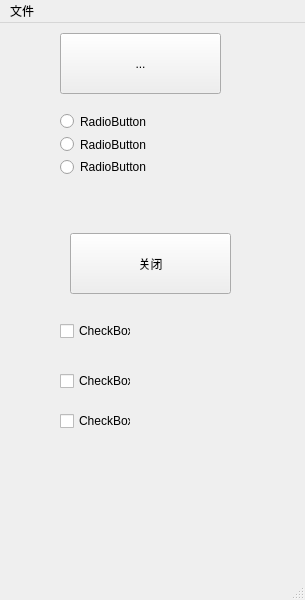
<?xml version="1.0" encoding="UTF-8"?>
<ui version="4.0">
 <class>MainWindow</class>
 <widget class="QMainWindow" name="MainWindow">
  <property name="geometry">
   <rect>
    <x>0</x>
    <y>0</y>
    <width>305</width>
    <height>600</height>
   </rect>
  </property>
  <property name="windowTitle">
   <string>MainWindow</string>
  </property>
  <widget class="QWidget" name="centralwidget">
   <widget class="QPushButton" name="button1">
    <property name="geometry">
     <rect>
      <x>70</x>
      <y>210</y>
      <width>161</width>
      <height>61</height>
     </rect>
    </property>
    <property name="text">
     <string>关闭</string>
    </property>
   </widget>
   <widget class="QToolButton" name="toolButton">
    <property name="geometry">
     <rect>
      <x>60</x>
      <y>10</y>
      <width>161</width>
      <height>61</height>
     </rect>
    </property>
    <property name="text">
     <string>...</string>
    </property>
   </widget>
   <widget class="QCheckBox" name="checkBox">
    <property name="geometry">
     <rect>
      <x>60</x>
      <y>300</y>
      <width>71</width>
      <height>16</height>
     </rect>
    </property>
    <property name="text">
     <string>CheckBox</string>
    </property>
   </widget>
   <widget class="QCheckBox" name="checkBox_2">
    <property name="geometry">
     <rect>
      <x>60</x>
      <y>350</y>
      <width>71</width>
      <height>16</height>
     </rect>
    </property>
    <property name="text">
     <string>CheckBox</string>
    </property>
   </widget>
   <widget class="QCheckBox" name="checkBox_3">
    <property name="geometry">
     <rect>
      <x>60</x>
      <y>390</y>
      <width>71</width>
      <height>16</height>
     </rect>
    </property>
    <property name="text">
     <string>CheckBox</string>
    </property>
   </widget>
   <widget class="QWidget" name="">
    <property name="geometry">
     <rect>
      <x>60</x>
      <y>90</y>
      <width>91</width>
      <height>62</height>
     </rect>
    </property>
    <layout class="QVBoxLayout" name="verticalLayout">
     <item>
      <widget class="QRadioButton" name="radioButton">
       <property name="text">
        <string>RadioButton</string>
       </property>
      </widget>
     </item>
     <item>
      <widget class="QRadioButton" name="radioButton_2">
       <property name="text">
        <string>RadioButton</string>
       </property>
      </widget>
     </item>
     <item>
      <widget class="QRadioButton" name="radioButton_3">
       <property name="text">
        <string>RadioButton</string>
       </property>
      </widget>
     </item>
    </layout>
   </widget>
  </widget>
  <widget class="QMenuBar" name="menubar">
   <property name="geometry">
    <rect>
     <x>0</x>
     <y>0</y>
     <width>305</width>
     <height>23</height>
    </rect>
   </property>
   <widget class="QMenu" name="menu">
    <property name="title">
     <string>文件</string>
    </property>
    <addaction name="actionnew"/>
    <addaction name="actionopen"/>
   </widget>
   <addaction name="menu"/>
  </widget>
  <widget class="QStatusBar" name="statusbar"/>
  <action name="actionnew">
   <property name="text">
    <string>new</string>
   </property>
  </action>
  <action name="actionopen">
   <property name="text">
    <string>open</string>
   </property>
  </action>
 </widget>
 <resources/>
 <connections>
  <connection>
   <sender>button1</sender>
   <signal>clicked()</signal>
   <receiver>MainWindow</receiver>
   <slot>close()</slot>
   <hints>
    <hint type="sourcelabel">
     <x>120</x>
     <y>153</y>
    </hint>
    <hint type="destinationlabel">
     <x>399</x>
     <y>299</y>
    </hint>
   </hints>
  </connection>
 </connections>
</ui>
